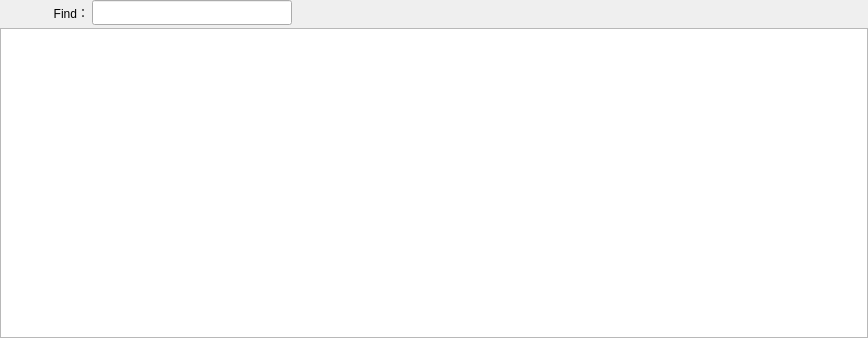
<?xml version="1.0" encoding="UTF-8"?>
<ui version="4.0">
 <class>Form</class>
 <widget class="QWidget" name="Form">
  <property name="geometry">
   <rect>
    <x>0</x>
    <y>0</y>
    <width>868</width>
    <height>338</height>
   </rect>
  </property>
  <property name="font">
   <font>
    <family>Arial</family>
    <weight>50</weight>
    <bold>false</bold>
   </font>
  </property>
  <property name="windowTitle">
   <string>Form</string>
  </property>
  <layout class="QVBoxLayout" name="verticalLayout">
   <property name="spacing">
    <number>3</number>
   </property>
   <property name="leftMargin">
    <number>0</number>
   </property>
   <property name="topMargin">
    <number>0</number>
   </property>
   <property name="rightMargin">
    <number>0</number>
   </property>
   <property name="bottomMargin">
    <number>0</number>
   </property>
   <item>
    <layout class="QHBoxLayout" name="horizontalLayout_2">
     <item>
      <widget class="QWidget" name="widget_Button" native="true">
       <layout class="QHBoxLayout" name="Layout_Button">
        <property name="spacing">
         <number>2</number>
        </property>
        <property name="leftMargin">
         <number>0</number>
        </property>
        <property name="topMargin">
         <number>0</number>
        </property>
        <property name="rightMargin">
         <number>0</number>
        </property>
        <property name="bottomMargin">
         <number>0</number>
        </property>
       </layout>
      </widget>
     </item>
     <item>
      <spacer name="horizontalSpacer">
       <property name="orientation">
        <enum>Qt::Horizontal</enum>
       </property>
       <property name="sizeType">
        <enum>QSizePolicy::Fixed</enum>
       </property>
       <property name="sizeHint" stdset="0">
        <size>
         <width>50</width>
         <height>20</height>
        </size>
       </property>
      </spacer>
     </item>
     <item>
      <widget class="QLabel" name="label">
       <property name="text">
        <string>Find：</string>
       </property>
       <property name="alignment">
        <set>Qt::AlignRight|Qt::AlignTrailing|Qt::AlignVCenter</set>
       </property>
      </widget>
     </item>
     <item>
      <widget class="QLineEdit" name="lineEdit">
       <property name="minimumSize">
        <size>
         <width>0</width>
         <height>25</height>
        </size>
       </property>
       <property name="maximumSize">
        <size>
         <width>200</width>
         <height>25</height>
        </size>
       </property>
       <property name="toolTip">
        <string>&lt;html&gt;&lt;head/&gt;&lt;body&gt;&lt;p&gt;&lt;span style=&quot; font-size:11pt;&quot;&gt;可输入客户信息中名称、税号、电话等任何字段的部分内容进行快速查询&lt;/span&gt;&lt;/p&gt;&lt;/body&gt;&lt;/html&gt;</string>
       </property>
      </widget>
     </item>
     <item>
      <spacer name="horizontalSpacer_2">
       <property name="orientation">
        <enum>Qt::Horizontal</enum>
       </property>
       <property name="sizeHint" stdset="0">
        <size>
         <width>40</width>
         <height>20</height>
        </size>
       </property>
      </spacer>
     </item>
    </layout>
   </item>
   <item>
    <widget class="QTableView" name="tableView">
     <property name="selectionMode">
      <enum>QAbstractItemView::SingleSelection</enum>
     </property>
     <property name="selectionBehavior">
      <enum>QAbstractItemView::SelectRows</enum>
     </property>
     <attribute name="verticalHeaderDefaultSectionSize">
      <number>25</number>
     </attribute>
    </widget>
   </item>
  </layout>
 </widget>
 <resources/>
 <connections/>
</ui>
